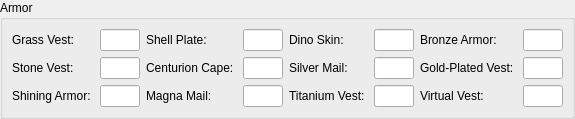
           <widget class="QGroupBox" name="groupBox_11" >
            <property name="title" >
             <string>Armor</string>
            </property>
            <layout class="QVBoxLayout" >
             <property name="margin" >
              <number>9</number>
             </property>
             <property name="spacing" >
              <number>6</number>
             </property>
             <item>
              <layout class="QGridLayout" >
               <property name="margin" >
                <number>0</number>
               </property>
               <property name="spacing" >
                <number>6</number>
               </property>
               <item row="0" column="3" >
                <widget class="QLineEdit" name="shellPlateText" >
                 <property name="minimumSize" >
                  <size>
                   <width>40</width>
                   <height>0</height>
                  </size>
                 </property>
                 <property name="maximumSize" >
                  <size>
                   <width>40</width>
                   <height>16777215</height>
                  </size>
                 </property>
                 <property name="maxLength" >
                  <number>1</number>
                 </property>
                </widget>
               </item>
               <item row="0" column="0" >
                <widget class="QLabel" name="label_59" >
                 <property name="text" >
                  <string>Grass Vest: </string>
                 </property>
                </widget>
               </item>
               <item row="0" column="6" >
                <widget class="QLabel" name="label_84" >
                 <property name="text" >
                  <string>Bronze Armor: </string>
                 </property>
                </widget>
               </item>
               <item row="1" column="4" >
                <widget class="QLabel" name="label_82" >
                 <property name="text" >
                  <string>Silver Mail: </string>
                 </property>
                </widget>
               </item>
               <item row="0" column="7" >
                <widget class="QLineEdit" name="bronzeArmorText" >
                 <property name="minimumSize" >
                  <size>
                   <width>40</width>
                   <height>0</height>
                  </size>
                 </property>
                 <property name="maximumSize" >
                  <size>
                   <width>40</width>
                   <height>16777215</height>
                  </size>
                 </property>
                 <property name="maxLength" >
                  <number>1</number>
                 </property>
                </widget>
               </item>
               <item row="1" column="1" >
                <widget class="QLineEdit" name="stoneVestText" >
                 <property name="maximumSize" >
                  <size>
                   <width>40</width>
                   <height>16777215</height>
                  </size>
                 </property>
                 <property name="maxLength" >
                  <number>1</number>
                 </property>
                </widget>
               </item>
               <item row="0" column="1" >
                <widget class="QLineEdit" name="grassVestText" >
                 <property name="minimumSize" >
                  <size>
                   <width>40</width>
                   <height>0</height>
                  </size>
                 </property>
                 <property name="maximumSize" >
                  <size>
                   <width>40</width>
                   <height>16777215</height>
                  </size>
                 </property>
                 <property name="maxLength" >
                  <number>1</number>
                 </property>
                </widget>
               </item>
               <item row="2" column="0" >
                <widget class="QLabel" name="label_61" >
                 <property name="text" >
                  <string>Shining Armor: </string>
                 </property>
                </widget>
               </item>
               <item row="2" column="4" >
                <widget class="QLabel" name="label_83" >
                 <property name="text" >
                  <string>Titanium Vest: </string>
                 </property>
                </widget>
               </item>
               <item row="1" column="7" >
                <widget class="QLineEdit" name="goldPlatedVestText" >
                 <property name="maximumSize" >
                  <size>
                   <width>40</width>
                   <height>16777215</height>
                  </size>
                 </property>
                 <property name="maxLength" >
                  <number>1</number>
                 </property>
                </widget>
               </item>
               <item row="2" column="7" >
                <widget class="QLineEdit" name="virtualVestText" >
                 <property name="maximumSize" >
                  <size>
                   <width>40</width>
                   <height>16777215</height>
                  </size>
                 </property>
                 <property name="maxLength" >
                  <number>1</number>
                 </property>
                </widget>
               </item>
               <item row="0" column="2" >
                <widget class="QLabel" name="label_78" >
                 <property name="text" >
                  <string>Shell Plate: </string>
                 </property>
                </widget>
               </item>
               <item row="1" column="6" >
                <widget class="QLabel" name="label_85" >
                 <property name="text" >
                  <string>Gold-Plated Vest: </string>
                 </property>
                </widget>
               </item>
               <item row="2" column="1" >
                <widget class="QLineEdit" name="shiningArmorText" >
                 <property name="maximumSize" >
                  <size>
                   <width>40</width>
                   <height>16777215</height>
                  </size>
                 </property>
                 <property name="maxLength" >
                  <number>1</number>
                 </property>
                </widget>
               </item>
               <item row="1" column="5" >
                <widget class="QLineEdit" name="silverMailText" >
                 <property name="maximumSize" >
                  <size>
                   <width>40</width>
                   <height>16777215</height>
                  </size>
                 </property>
                 <property name="maxLength" >
                  <number>1</number>
                 </property>
                </widget>
               </item>
               <item row="1" column="2" >
                <widget class="QLabel" name="label_79" >
                 <property name="text" >
                  <string>Centurion Cape: </string>
                 </property>
                </widget>
               </item>
               <item row="2" column="3" >
                <widget class="QLineEdit" name="magnaMailText" >
                 <property name="maximumSize" >
                  <size>
                   <width>40</width>
                   <height>16777215</height>
                  </size>
                 </property>
                 <property name="maxLength" >
                  <number>1</number>
                 </property>
                </widget>
               </item>
               <item row="0" column="4" >
                <widget class="QLabel" name="label_81" >
                 <property name="text" >
                  <string>Dino Skin: </string>
                 </property>
                </widget>
               </item>
               <item row="2" column="5" >
                <widget class="QLineEdit" name="titaniumVestText" >
                 <property name="maximumSize" >
                  <size>
                   <width>40</width>
                   <height>16777215</height>
                  </size>
                 </property>
                 <property name="maxLength" >
                  <number>1</number>
                 </property>
                </widget>
               </item>
               <item row="2" column="2" >
                <widget class="QLabel" name="label_80" >
                 <property name="text" >
                  <string>Magna Mail: </string>
                 </property>
                </widget>
               </item>
               <item row="0" column="5" >
                <widget class="QLineEdit" name="dinoSkinText" >
                 <property name="minimumSize" >
                  <size>
                   <width>40</width>
                   <height>0</height>
                  </size>
                 </property>
                 <property name="maximumSize" >
                  <size>
                   <width>40</width>
                   <height>16777215</height>
                  </size>
                 </property>
                 <property name="maxLength" >
                  <number>1</number>
                 </property>
                </widget>
               </item>
               <item row="2" column="6" >
                <widget class="QLabel" name="label_86" >
                 <property name="text" >
                  <string>Virtual Vest: </string>
                 </property>
                </widget>
               </item>
               <item row="1" column="0" >
                <widget class="QLabel" name="label_60" >
                 <property name="text" >
                  <string>Stone Vest: </string>
                 </property>
                </widget>
               </item>
               <item row="1" column="3" >
                <widget class="QLineEdit" name="centurionCapeText" >
                 <property name="maximumSize" >
                  <size>
                   <width>40</width>
                   <height>16777215</height>
                  </size>
                 </property>
                 <property name="maxLength" >
                  <number>1</number>
                 </property>
                </widget>
               </item>
              </layout>
             </item>
            </layout>
           </widget>
